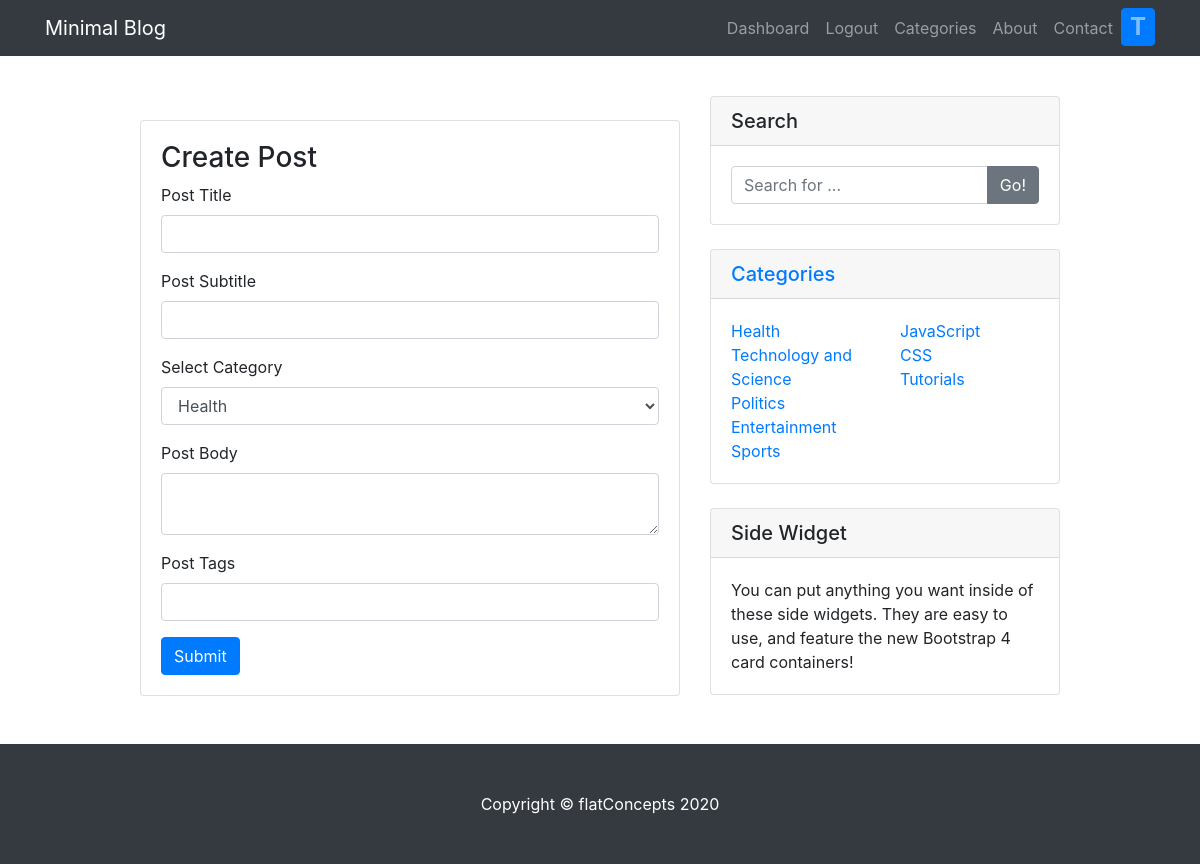
Screenshot of /post/new/ (signed in) with the database file from the repository.
### models.py (models this page shows, shortened)
class User(db.Model, UserMixin):
    __tablename__ = 'users'
    id = db.Column(db.Integer,
                   primary_key=True)
    username = db.Column(db.String(20),
                         nullable=False,
                         unique=True)
    email = db.Column(db.String(40),
                      unique=True,
                      nullable=False)
    full_name = db.Column(db.String(100),
                          unique=False,
                          nullable=False)
    dob = db.Column(db.String,
                          unique=False,
                          nullable=False)
    bio = db.Column(db.String(500),
                          unique=False,
                          nullable=False)
    password = db.Column(db.String(200),
                         unique=False,
                         nullable=False)
    date_registered = db.Column(db.String,
                                nullable = False,
                                default=datetime.now())
    posts = db.relationship('Post', backref=db.backref('author'))

class Category(db.Model, UserMixin):
    __tablename__ = 'categories'
    id = db.Column(db.Integer,
                   primary_key=True)
    name = db.Column(db.String,
                     nullable=False,
                     unique=True)
    description = db.Column(db.Text,
                            unique=False,
                            nullable=False)
    members = db.relationship('Post', backref=db.backref('category'))

### app.py (the view, shortened to what this page needs)
@app.route('/post/new/', methods=['GET','POST'])
@login_required
def createPost():
    form = postForm()
    search = searchForm()
    categories = Category.query.all()
    return render_template('newpost.html', form=form, search=search, categories=categories_, cat=categories)

### forms.py
class postForm(FlaskForm):
    title = StringField('Post Title', validators=[
                        InputRequired('post title required')])
    subtitle = StringField('Post Subtitle')
    category = SelectField('Select Category', choices=[
                           (name, name) for name in categories_])
    body = TextAreaField('Post Body', validators=[
                         InputRequired('password field cannot be empty')])
    tags = StringField('Post Tags')
    submit = SubmitField('Submit')

class searchForm(FlaskForm):
    field = StringField()
    go = SubmitField('Go!')

### app.py (called while the page is built)
@login_manager.user_loader
def load(user_id):
    return User.query.get(int(user_id))

### templates/newpost.html (shortened to what this page needs)
{% extends 'base.html' %}
{% import 'bootstrap/wtf.html' as wtf%}
{% block content %}
<div class="container" , style="margin-top: 40px;">
    <div class="row">
        <div class="col-lg-1"></div>
        <div class="col-lg-6 mb-4">
            <div class="card my-4">
                <div class="card-body">
                    <h3>Create Post</h3>
                    <form action="{{url_for('createPost')}}" method="POST">
                        <div class="control-group form-group">
                            <div class="controls">
                                {{ wtf.form_field(form.title)}}
                            </div>
                        </div>
                        <div class="control-group form-group mb-2">
                            <div class="controls">
                                {{ wtf.form_field(form.subtitle) }}
                            </div>
                        </div>
                         <div class="control-group form-group mb-2">
                                 <div class="form-group">
                                     {{ wtf.form_field(form.category) }}
                                 </div>
                         </div>
                        <div class="control-group form-group mb-2">
                            <div class="controls">
                                {{ wtf.form_field(form.body) }}
                            </div>
                        </div>
                        <div class="control-group form-group mb-2">
                            <div class="controls">
                                {{ wtf.form_field(form.tags) }}
                            </div>
                        </div>
                            {{ form.submit(class = 'btn btn-primary') }}
                    </form>
                </div>
            </div>
        </div>
        <div class="col-lg-4">
            <div class="card mb-4">
                <h5 class="card-header">Search</h5>
                <div class="card-body">
                    <form action="{{ url_for('search') }}" method="GET">
                        <div class="input-group">
                            {{ search.field(placeholder = 'Search for ...', class = 'form-control')}}
                            <span class="input-group-append">
                                {{ search.go( class = 'btn btn-secondary') }}
                            </span>
                        </div>
                    </form>
                </div>
            </div>
            <div class="card my-4">
                <h5 class="card-header"> <a href="/categories"> Categories</a></h5>
                <div class="card-body">
                    <div class="row">
                        <div class="col-lg-6">
                             <ul class="list-unstyled mb-0">
                                 {% for category in cat %}
                                 <li>
                                     <a href="/category/{{category.id}}">{{ category.name }}</a>
                                 </li>
                                 {% endfor %}
                             </ul>
                        </div>
                        <div class="col-lg-6">
                            <ul class="list-unstyled mb-0">
                                <li>
                                    <a href="#">JavaScript</a>
                                </li>
                                <li>
                                    <a href="#">CSS</a>
                                </li>
                                <li>
                                    <a href="#">Tutorials</a>
                                </li>
                            </ul>
                        </div>
                    </div>
                </div>
            </div>
            <div class="card my-4">
                <h5 class="card-header">Side Widget</h5>
                <div class="card-body">
                    You can put anything you want inside of these side widgets. They are easy to use, and feature the
                    new Bootstrap 4 card containers!
                </div>
            </div>
        </div>
        <div class="col-lg-1"></div>
    </div>
</div>
{% endblock %}

### templates/navigation.html (shortened to what this page needs)
    <nav class="navbar fixed-top navbar-expand-lg navbar-dark bg-dark fixed-top">
        <div class="container">
            <a class="navbar-brand" href="{{url_for('index')}}">Minimal Blog</a>
            <div class="collapse navbar-collapse" id="navbarResponsive">
                <ul class="navbar-nav ml-auto">
                    {% if current_user.is_anonymous %}
                        <li class="nav-item">
                            <a class="nav-link" href="/login">Login</a>
                        </li>
                    {% else %}
                      <li class="nav-item">
                          <a class="nav-link" href="{{url_for('userDashboard')}}">Dashboard</a>
                      </li>
                        <li class="nav-item">
                            <a class="nav-link" href="/logout">Logout</a>
                      </li>
                    {% endif %}
                    <li class="nav-item">
                        <a class="nav-link" href="/categories">Categories</a>
                    </li>
                    <li class="nav-item">
                        <a class="nav-link" href="about.html">About</a>
                    </li>
                    <li class="nav-item">
                        <a class="nav-link" href="contact.html">Contact</a>
                    </li>
                    {% if current_user.is_authenticated %}
                     <li class="nav-item">
                         <a class="nav-link btn btn-primary" href="{{url_for('userDashboard')}}" style="font-size: x-large; font-weight: bold; padding-top: 0px; padding-bottom: 0px;">{{ current_user.username[0] | capitalize }}</a>
                     </li>
                    {% endif %}
                </ul>
            </div>
        </div>
    </nav>

### static/css/main.css (style rules this page uses)
body { padding-top: 56px; }

### rows the page displays
User: username "T"
Category: name "Health"
Category: name "Technology and Science"
Category: name "Politics"
Category: name "Entertainment"
Category: name "Sports"
